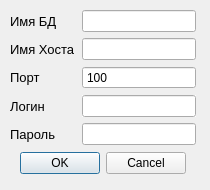
<?xml version="1.0" encoding="UTF-8"?>
<ui version="4.0">
 <class>Dialog</class>
 <widget class="QDialog" name="Dialog">
  <property name="geometry">
   <rect>
    <x>0</x>
    <y>0</y>
    <width>210</width>
    <height>190</height>
   </rect>
  </property>
  <property name="minimumSize">
   <size>
    <width>210</width>
    <height>190</height>
   </size>
  </property>
  <property name="maximumSize">
   <size>
    <width>210</width>
    <height>190</height>
   </size>
  </property>
  <property name="windowTitle">
   <string>Dialog</string>
  </property>
  <widget class="QWidget" name="">
   <property name="geometry">
    <rect>
     <x>10</x>
     <y>10</y>
     <width>186</width>
     <height>166</height>
    </rect>
   </property>
   <layout class="QVBoxLayout" name="verticalLayout">
    <item>
     <layout class="QFormLayout" name="formLayout">
      <item row="0" column="0">
       <widget class="QLabel" name="db_name_label">
        <property name="font">
         <font>
          <pointsize>10</pointsize>
          <bold>false</bold>
         </font>
        </property>
        <property name="text">
         <string>Имя БД</string>
        </property>
       </widget>
      </item>
      <item row="0" column="1">
       <widget class="QLineEdit" name="db_var">
        <property name="maxLength">
         <number>20</number>
        </property>
       </widget>
      </item>
      <item row="1" column="0">
       <widget class="QLabel" name="host_name_label">
        <property name="font">
         <font>
          <pointsize>10</pointsize>
          <bold>false</bold>
         </font>
        </property>
        <property name="text">
         <string>Имя Хоста</string>
        </property>
       </widget>
      </item>
      <item row="1" column="1">
       <widget class="QLineEdit" name="host_var">
        <property name="maxLength">
         <number>20</number>
        </property>
       </widget>
      </item>
      <item row="2" column="0">
       <widget class="QLabel" name="port_label">
        <property name="font">
         <font>
          <pointsize>10</pointsize>
          <bold>false</bold>
         </font>
        </property>
        <property name="text">
         <string>Порт</string>
        </property>
       </widget>
      </item>
      <item row="2" column="1">
       <widget class="QSpinBox" name="port_var">
        <property name="focusPolicy">
         <enum>Qt::StrongFocus</enum>
        </property>
        <property name="wrapping">
         <bool>false</bool>
        </property>
        <property name="frame">
         <bool>true</bool>
        </property>
        <property name="buttonSymbols">
         <enum>QAbstractSpinBox::NoButtons</enum>
        </property>
        <property name="minimum">
         <number>100</number>
        </property>
        <property name="maximum">
         <number>9999</number>
        </property>
        <property name="singleStep">
         <number>0</number>
        </property>
       </widget>
      </item>
      <item row="3" column="0">
       <widget class="QLabel" name="login_label">
        <property name="font">
         <font>
          <pointsize>10</pointsize>
          <bold>false</bold>
         </font>
        </property>
        <property name="text">
         <string>Логин</string>
        </property>
       </widget>
      </item>
      <item row="3" column="1">
       <widget class="QLineEdit" name="login_var">
        <property name="autoFillBackground">
         <bool>true</bool>
        </property>
        <property name="maxLength">
         <number>20</number>
        </property>
       </widget>
      </item>
      <item row="4" column="0">
       <widget class="QLabel" name="pass_label">
        <property name="font">
         <font>
          <pointsize>10</pointsize>
          <bold>false</bold>
         </font>
        </property>
        <property name="text">
         <string>Пароль</string>
        </property>
       </widget>
      </item>
      <item row="4" column="1">
       <widget class="QLineEdit" name="pass_var">
        <property name="maxLength">
         <number>20</number>
        </property>
        <property name="echoMode">
         <enum>QLineEdit::Password</enum>
        </property>
       </widget>
      </item>
     </layout>
    </item>
    <item>
     <widget class="QDialogButtonBox" name="ok_or_reject">
      <property name="sizePolicy">
       <sizepolicy hsizetype="Preferred" vsizetype="Preferred">
        <horstretch>0</horstretch>
        <verstretch>0</verstretch>
       </sizepolicy>
      </property>
      <property name="orientation">
       <enum>Qt::Horizontal</enum>
      </property>
      <property name="standardButtons">
       <set>QDialogButtonBox::Cancel|QDialogButtonBox::Ok</set>
      </property>
      <property name="centerButtons">
       <bool>true</bool>
      </property>
     </widget>
    </item>
   </layout>
  </widget>
 </widget>
 <resources/>
 <connections>
  <connection>
   <sender>ok_or_reject</sender>
   <signal>accepted()</signal>
   <receiver>Dialog</receiver>
   <slot>accept()</slot>
   <hints>
    <hint type="sourcelabel">
     <x>248</x>
     <y>254</y>
    </hint>
    <hint type="destinationlabel">
     <x>157</x>
     <y>274</y>
    </hint>
   </hints>
  </connection>
  <connection>
   <sender>ok_or_reject</sender>
   <signal>rejected()</signal>
   <receiver>Dialog</receiver>
   <slot>reject()</slot>
   <hints>
    <hint type="sourcelabel">
     <x>316</x>
     <y>260</y>
    </hint>
    <hint type="destinationlabel">
     <x>286</x>
     <y>274</y>
    </hint>
   </hints>
  </connection>
 </connections>
</ui>
